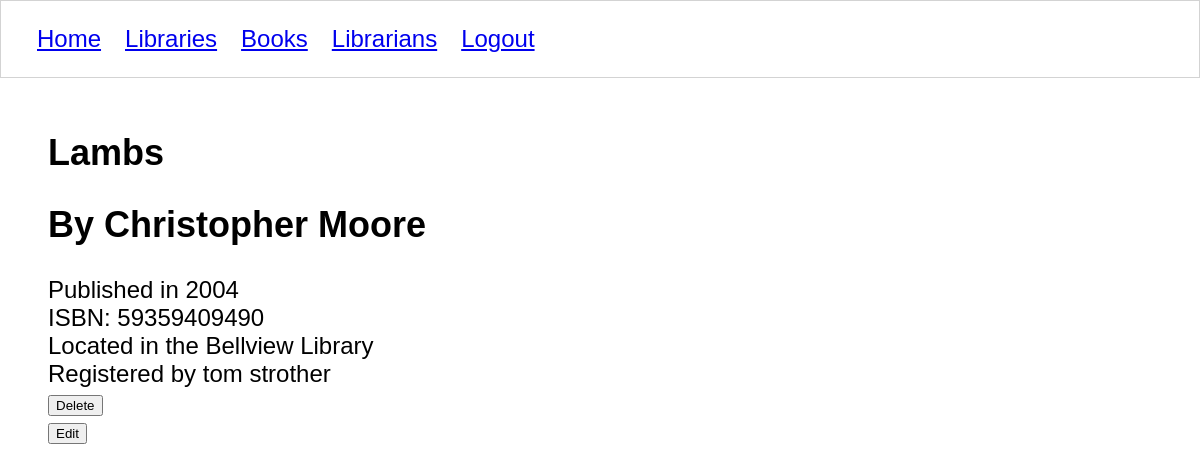
Screenshot of /books/1/ (signed in) with the database file from the repository.
### libraryapp/models/book.py (models this page shows, shortened)
class Book(models.Model):
    title = models.CharField(max_length=50)
    isbn = models.CharField(max_length=50)
    author = models.CharField(max_length=50)
    year_published = models.IntegerField()
    location = models.ForeignKey(Library, on_delete=models.CASCADE)
    librarian = models.ForeignKey(Librarian, on_delete=models.CASCADE)
    class Meta:
        verbose_name = ("books")
        verbose_name_plural = ("books")

### libraryapp/models/library.py (models this page shows, shortened)
class Library(models.Model):
    title = models.CharField(max_length=50)
    address = models.CharField(max_length=50)
    class Meta:
        verbose_name = ("library")
        verbose_name_plural = ("libraries")

### libraryapp/views/books/details.py (the view, shortened to what this page needs)
# urls.py: path('books/<int:book_id>/', book_details, name='book'),
@login_required
def book_details(request, book_id):
    if request.method == 'GET':
        book = get_book(book_id)
        template_name = 'books/detail.html'
        return render(request, template_name, {'book': book})

### libraryapp/views/books/details.py (called while the page is built)
def create_book(cursor, row):
    _row = sqlite3.Row(cursor, row)
    book = Book()
    book.id = _row["book_id"]
    book.author = _row["author"]
    book.isbn = _row["isbn"]
    book.title = _row["title"]
    book.year_published = _row["year_published"]
    librarian = Librarian()
    librarian.id = _row["librarian_id"]
    librarian.first_name = _row["first_name"]
    librarian.last_name = _row["last_name"]
    library = Library()
    library.id = _row["library_id"]
    library.title = _row["library_name"]
    book.librarian = librarian
    book.location = library
    return book

def get_book(book_id):
    with sqlite3.connect(Connection.db_path) as conn:
        conn.row_factory = create_book
        db_cursor = conn.cursor()
        db_cursor.execute("""
            SELECT
                b.id book_id,
                b.title,
                b.isbn,
                b.author,
                b.year_published,
                b.librarian_id,
                b.location_id,
                li.id librarian_id,
                u.first_name,
                u.last_name,
                loc.id library_id,
                loc.title library_name
            FROM libraryapp_book b
            JOIN libraryapp_librarian li ON b.librarian_id = li.id
            JOIN libraryapp_library loc ON b.location_id = loc.id
            JOIN auth_user u ON u.id = li.user_id
            WHERE b.id = ?
        """, (book_id,))
        return db_cursor.fetchone()

### libraryapp/templates/books/detail.html (shortened to what this page needs)
{% extends 'shared/base.html' %} {% block content %}
<section id="book-details">
  <h1>{{ book.title }}</h1>
  <h2>By {{ book.author }}</h2>
  <div>Published in {{ book.year_published }}</div>
  <div>ISBN: {{ book.isbn }}</div>
  <div>Located in the {{ book.location.title }}</div>
  <div>
    Registered by {{ book.librarian.first_name }} {{ book.librarian.last_name }}
  </div>
</section>
<form action="{% url 'libraryapp:book' book.id %}" method="POST">
  <button>Delete</button>
</form>
<form action="{% url 'libraryapp:book_edit_form' book.id %}" method="GET">
  <button>Edit</button>
</form>
{% endblock %}

### libraryapp/static/styles/base.css (style rules this page uses)
body { margin: 0; padding: 0; font-size: 1.5em; font-family: "Gill Sans", "Gill Sans MT", Calibri, "Trebuchet MS", sans-serif; }

### rows the page displays
Book: title "Lambs", author "Christopher Moore", year_published "2004", isbn "59359409490", location "Bellview Library", librarian.first_name "tom", librarian.last_name "strother"
